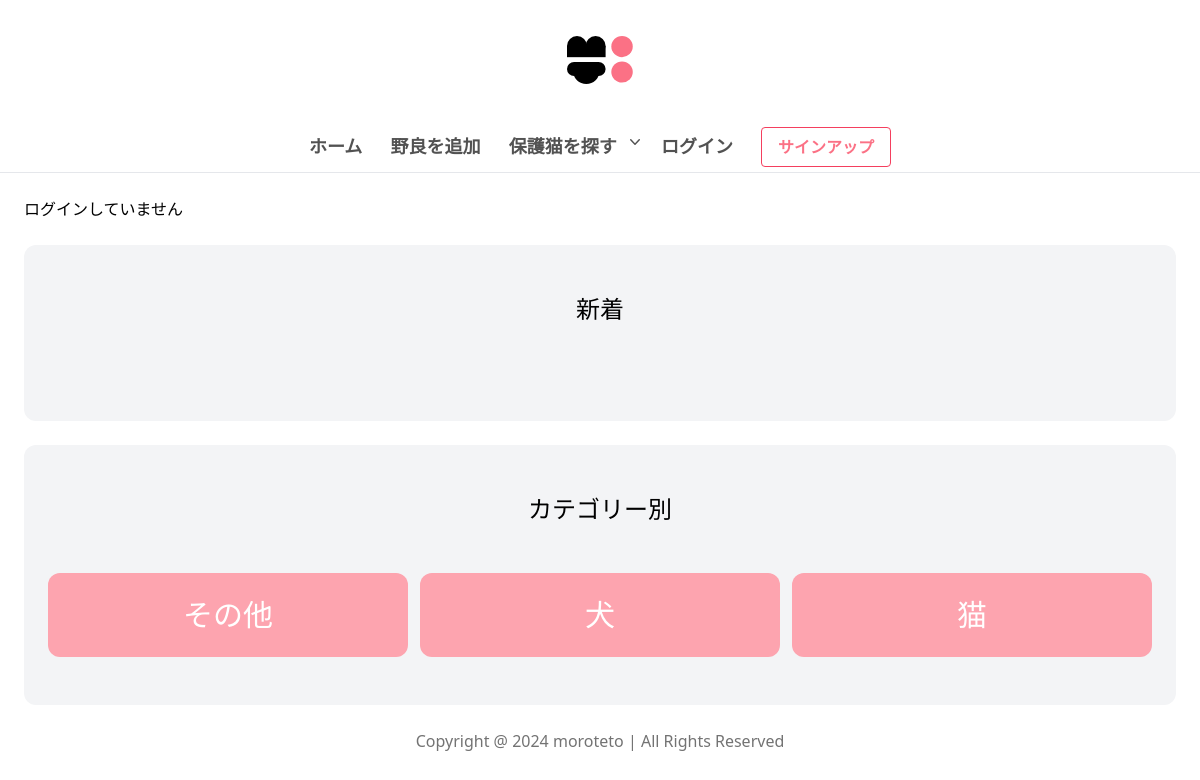
Before: / with the older database file.
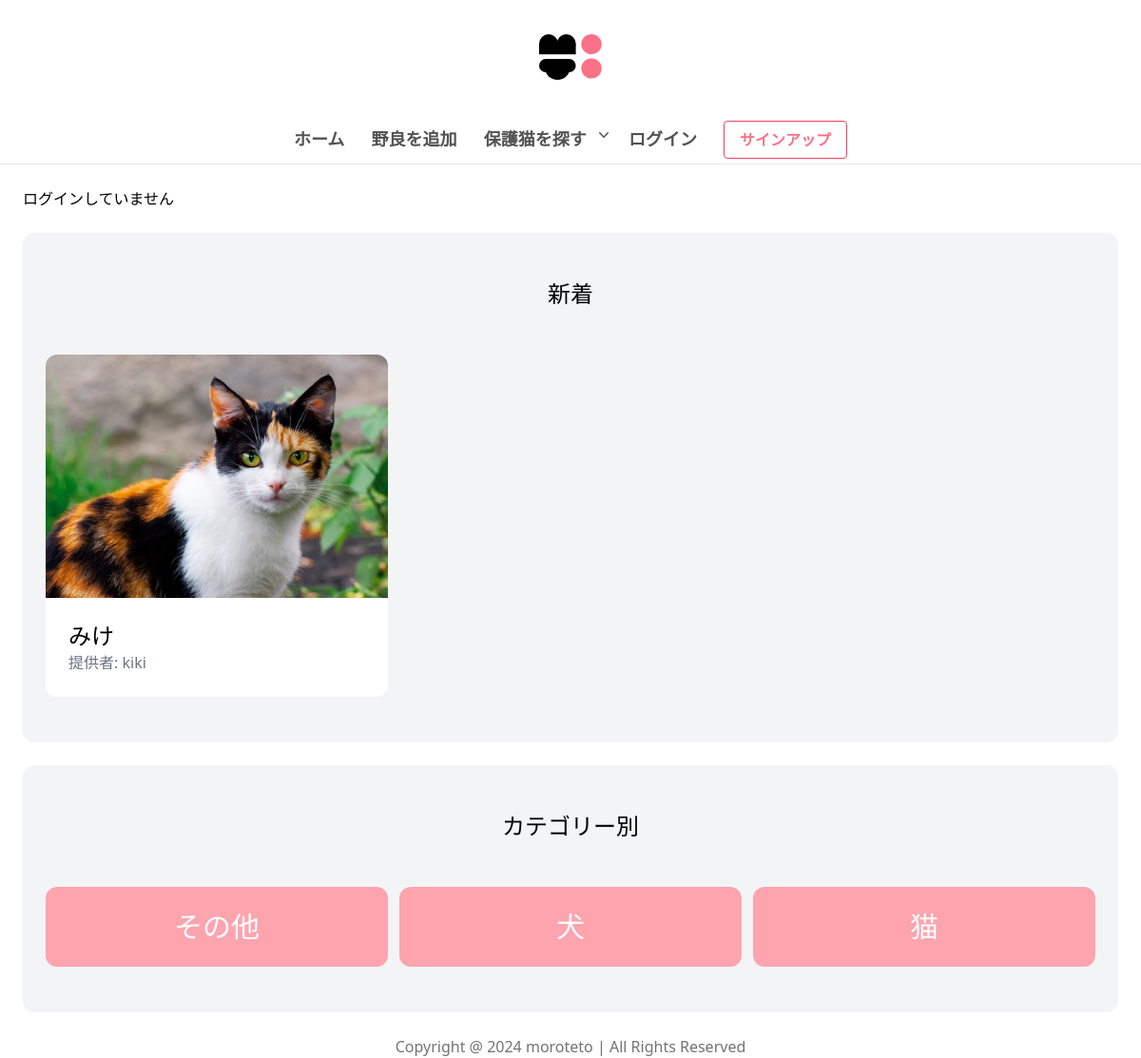
After: the same page with the newer database file.
### item/models.py (models this page shows, shortened)
class Category(models.Model):
    name = models.CharField(max_length=255)
    class Meta:
        ordering = ('name',)
        verbose_name_plural = 'Categories'

class Item(models.Model):
    category = models.ForeignKey(Category, related_name='items', on_delete=models.CASCADE)
    name= models.CharField(max_length=255)
    description = models.TextField(blank=True, null=True)
    image = models.ImageField(upload_to='item_images', blank=True, null=True)
    is_sold = models.BooleanField(default= False)
    created_by = models.ForeignKey(settings.AUTH_USER_MODEL, related_name='items', on_delete=models.CASCADE)
    created_at = models.DateTimeField(auto_now_add=True)
    lat = models.CharField(max_length=200,blank=True, null=True)
    lng = models.CharField(max_length=200,blank=True, null=True)
    likes = models.ManyToManyField(settings.AUTH_USER_MODEL, related_name='like_items', blank=True)
    buyer = models.ForeignKey(settings.AUTH_USER_MODEL, related_name='purchased_items', null=True, blank=True, on_delete=models.SET_NULL)
    STATE = (
        ('good', '良い'),
        ('normal', '普通'),
        ('bad', '悪い'),
    )
    state = models.CharField(max_length=50, choices=STATE, blank=True)
    TYPE_CHOICES = (
        ('stray', '野良猫'),
        ('shelter', '保護猫'),
    )
    type = models.CharField(max_length=50, choices=TYPE_CHOICES, default='stray')
    PREFECTURE_CHOICES = [
        ('北海道', '北海道'),
        ('青森県', '青森県'),
        ('岩手県', '岩手県'),
        ('宮城県', '宮城県'),
        ('秋田県', '秋田県'),
        ('山形県', '山形県'),
        ('福島県', '福島県'),
        ('茨城県', '茨城県'),
        ('栃木県', '栃木県'),
        ('群馬県', '群馬県'),
        ('埼玉県', '埼玉県'),
        ('千葉県', '千葉県'),
        ('東京都', '東京都'),
        ('神奈川県', '神奈川県'),
        ('新潟県', '新潟県'),
        ('富山県', '富山県'),
        ('石川県', '石川県'),
        ('福井県', '福井県'),
        ('山梨県', '山梨県'),
        ('長野県', '長野県'),
        ('岐阜県', '岐阜県'),
        ('静岡県', '静岡県'),
        ('愛知県', '愛知県'),
        ('三重県', '三重県'),
        ('滋賀県', '滋賀県'),
        ('京都府', '京都府'),
        ('大阪府', '大阪府'),
        ('兵庫県', '兵庫県'),
        ('奈良県', '奈良県'),
        ('和歌山県', '和歌山県'),
        ('鳥取県', '鳥取県'),
        ('島根県', '島根県'),
        ('岡山県', '岡山県'),
        ('広島県', '広島県'),
        ('山口県', '山口県'),
        ('徳島県', '徳島県'),
        ('香川県', '香川県'),
        ('愛媛県', '愛媛県'),
        ('高知県', '高知県'),
        ('福岡県', '福岡県'),
        ('佐賀県', '佐賀県'),
        ('長崎県', '長崎県'),
        ('熊本県', '熊本県'),
        ('大分県', '大分県'),
        ('宮崎県', '宮崎県'),
        ('鹿児島県', '鹿児島県'),
        ('沖縄県', '沖縄県'),
]
    prefecture = models.CharField(max_length=20, choices=PREFECTURE_CHOICES, null=True)
    address = models.CharField(max_length=225, null=True)

### core/models.py (models this page shows, shortened)
class CustomUser(AbstractUser):
    username = models.CharField(max_length=150, unique=True)
    email = models.EmailField(unique=True)
    USER_STATUS_CHOICES = (
        ('corporate', '保護団体'),
        ('individual', '個人'),
    )
    userstatus = models.CharField(max_length=20, choices=USER_STATUS_CHOICES)
    def __str__(self):
        return self.username

### core/views.py (the view)
# urls.py: path('', views.index, name='index'),
def index(request):
    items = Item.objects.filter(is_sold=False)[0:6]
    categories = Category.objects.all()
    if isinstance(request.user, AnonymousUser):
        items = Item.objects.filter(type='shelter', is_sold=False)[0:6]
    elif request.user.userstatus == 'corporate':
        items = Item.objects.filter(type='stray', is_sold=False)[0:6]
    else:
        items = Item.objects.filter(type='shelter', is_sold=False)[0:6]
    return render(request, 'core/index.html', {
        'categories': categories,
        'items': items,
    })

### core/templates/core/index.html (shortened to what this page needs)
{% extends 'core/base.html' %}
{% block content %}
{% if user.is_authenticated %}
<p>{{ user.username }} でログイン中</p>
{% else %}
<p>ログインしていません</p>
{% endif %}
<div class="mt-6 px-6 py-12 bg-gray-100 rounded-xl">
    <h2 class="mb-12 text-2xl text-center">新着</h2>
    <div class="grid lg:grid-cols-3 sm:grid-cols-2 gap-3">
        {% for item in items %}
            <div>
                <a href="{% url 'item:detail' item.id %}">
                    <div>
                        <img src="{{ item.image.url }}" class="w-full h-64 object-cover rounded-t-xl">
                    </div>
                    <div class="p-6 bg-white rounded-b-xl">
                        <h2 class="text-2xl">{{ item.name }}</h2>
                        <p class="text-gray-500">提供者: {{ item.created_by }}</p>
                    </div>
                </a>
            </div>
        {% endfor %}
    </div>
  </div>
  <div class="mt-6 px-6 py-12 bg-gray-100 rounded-xl">
    <h2 class="mb-12 text-2xl text-center">カテゴリー別</h2>
    <div class="grid lg:grid-cols-3 sm:grid-cols-2 grid-cols-1 gap-3">
        {% for category in categories %}
            <div>
                <a href="{% url 'item:category_items' category.id %}">
                    <div class="p-6 bg-rose-300 rounded-xl hover:bg-rose-400">
                        <h2 class="text-3xl text-white text-semibold text-center">{{ category.name }}</h2>
                    </div>
                </a>
            </div>
        {% endfor %}
    </div>
  </div>
{% endblock %}

Changed rows visible on the page:
added Item: image (picture), name "みけ", created_by "kiki"
